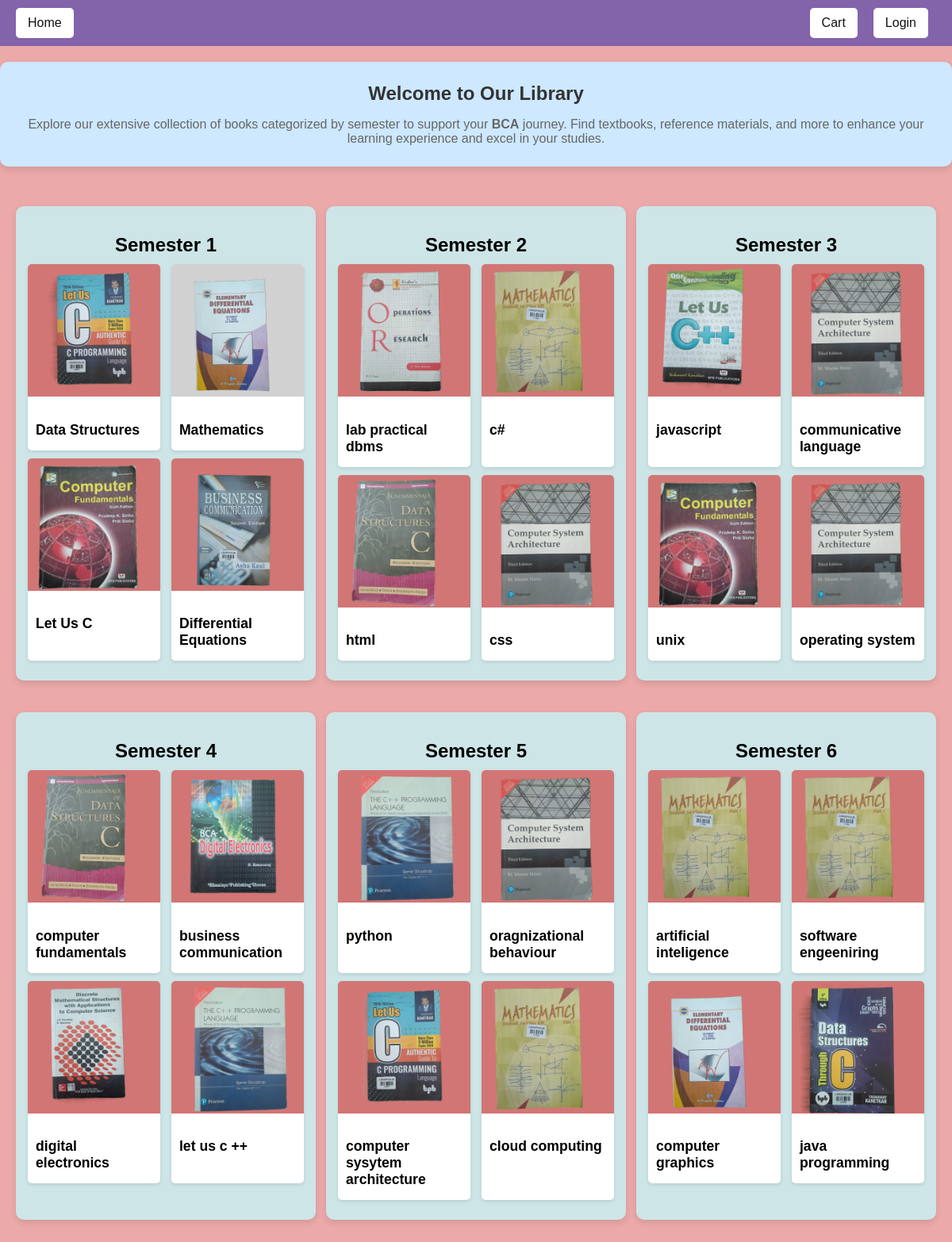
The page / on the database its author committed.
### library/models.py (models this page shows, shortened)
class Book(models.Model):
    SEMESTER_CHOICES = [
        (1, 'Semester 1'),
        (2, 'Semester 2'),
        (3, 'Semester 3'),
        (4, 'Semester 4'),
        (5, 'Semester 5'),
        (6, 'Semester 6'),
    ]
    name = models.CharField(max_length=255)
    image = models.ImageField(upload_to='img/', default='img/placeholder_book.webp')
    quantity = models.PositiveIntegerField()
    semester = models.PositiveSmallIntegerField(choices=SEMESTER_CHOICES)

### library/views.py (the view)
# urls.py: path("", home_page, name="home_page"),
def home_page(request):
    books_by_semester_half = {}
    for semester in range(1, 4):  # Assuming semesters range from 1 to 6
        books = Book.objects.filter(semester=semester)
        if books.count() > 4:
            books = books[:4]
        books_by_semester_half[semester] = books
    books_by_semester = {}
    for semester in range(4, 7):  # Assuming semesters range from 1 to 6
        books = Book.objects.filter(semester=semester)
        if books.count() > 4:
            books = books[:4]
        books_by_semester[semester] = books
    context = {
        'MEDIA_URL': settings.MEDIA_URL,
        'books_by_sem_1to3': books_by_semester_half,
        'books_by_sem_4to6': books_by_semester,
    }
    return render(request, "library/index.html", context=context)

### library/templates/library/index.html (shortened to what this page needs)
{% load static %}
<!DOCTYPE html>
<html lang="en">
<head>
    <link rel="stylesheet" href="{% static 'library/index.css'%}">
</head>
<body>
    <div class="header">
        <div class="left-section">
            <a href="{% url 'library:home_page' %}" class="home-button">Home</a>
        </div>
        <div class="right-section">
        <a href="{% url 'order:cart' %}" class="logout-button">Cart</a>
        {% if user.is_authenticated %}
        <form  action="{% url 'students:logout' %}" method="post">
                {% csrf_token %}
                <button type="submit" class="logout-button" >Logout</button>
        </form>
        {% else %}
        <form  action="{% url 'students:login' %}" method="post">
                <button type="submit" class="logout-button" >Login</button>
        </form>
        {% endif %}
        </div>
    </div>
    <div class="introduction">
        <h1>Welcome to Our Library</h1>
        <p>Explore our extensive collection of books categorized by semester to support your <strong>BCA</strong> journey.
           Find textbooks, reference materials, and more to enhance your learning experience and excel in your studies.</p>
    </div>
    <div class="container">
        <div class="row">
            {% for sem, books in books_by_sem_1to3.items %}
            <div class="semester-card">
                <a href="{% url 'library:books_details' sem %}" class="semester-card-link">
                <h2 class="semester-title">Semester {{sem}}</h2>
                <div class="books">
                    {% for book in books %}
                    <div class="book-card">
                        <img src="{{book.image.url}}" alt="Book 1">
                        <div class="book-card-body">
                            <h3 class="book-title">{{book.name}}</h3>
                        </div>
                    </div>
                    {% endfor %}
                </div>
                </a>
            </div>
            {% endfor %}
        </div>
        <div class="row">
            {% for sem, books in books_by_sem_4to6.items %}
            <div class="semester-card">
                <h2 class="semester-title">Semester {{sem}}</h2>
                <div class="books">
                    {% for book in books %}
                    <div class="book-card">
                        <img src="{{book.image.url}}" alt="Book 1">
                        <div class="book-card-body">
                            <h3 class="book-title">{{book.name}}</h3>
                        </div>
                    </div>
                    {% endfor %}
                </div>
            </div>
            {% endfor %}
        </div>
    </div>
</body>
</html>

### library/static/library/index.css (style rules this page uses)
body { font-family: Arial, sans-serif; background-color: #eba9a9; color: black; margin: 0; padding: 0; }
.container { max-width: 1200px; margin: 0 auto; padding: 20px; }
.header { background-color: #8363aa; color: white; padding: 10px 20px; display: flex; justify-content: space-between; align-items: center; }
.header .left-section { display: flex; align-items: center; }
.header .home-button { background-color: white; color: #0f1111; padding: 10px 15px; border: none; border-radius: 5px; text-decoration: none; font-size: 1em; }
.header .right-section { display: flex; align-items: center; }
.header .logout-button { background-color: white; color: #0f1111; padding: 10px 15px; border: none; border-radius: 5px; text-decoration: none; font-size: 1em; margin-left: 10px; margin-right: 10px; }
.right-section > form > button { cursor: pointer; }
.introduction { text-align: center; margin: 20px auto; padding: 10px; background-color: #cde8ff; border-radius: 10px; font-family: 'Arial', sans-serif; box-shadow: 0 4px 8px rgba(0,0,0,0.1); margin-bottom: 30px; }
.introduction h1 { font-size: 24px; color: #333; }
.introduction p { font-size: 16px; color: #666; }
.row { display: flex; flex-wrap: wrap; justify-content: space-between; margin-bottom: 20px; }
.semester-card { background-color: #cde5e7; color: black; border-radius: 10px; width: 30%; margin-bottom: 20px; box-shadow: 0 4px 8px rgba(0, 0, 0, 0.1); padding: 15px; transition: transform 0.2s; }
.semester-title { font-size: 1.5em; margin-bottom: 10px; text-align: center; }
.semester-card-link { display: block; text-decoration: none; color: inherit; }
.books { display: flex; flex-wrap: wrap; justify-content: space-between; }
.book-card { background-color: white; color: black; border-radius: 5px; width: 48%; margin-bottom: 10px; box-shadow: 0 2px 4px rgba(0, 0, 0, 0.1); }
.book-card img { width: 100%; border-top-left-radius: 5px; border-top-right-radius: 5px; }
.book-card-body { padding: 10px; }
.book-title { font-size: 1.1em; margin-bottom: 5px; }

### rows shown on the page
Book: image (picture), name "Data Structures"
Book: image (picture), name "Mathematics"
Book: image (picture), name "Let Us C"
Book: image (picture), name "Differential Equations"
Book: image (picture), name "lab practical dbms"
Book: image (picture), name "c#"
Book: image (picture), name "html"
Book: image (picture), name "css"
Book: image (picture), name "javascript"
Book: image (picture), name "communicative language"
Book: image (picture), name "unix"
Book: image (picture), name "operating system"
Book: image (picture), name "computer fundamentals"
Book: image (picture), name "business communication"
Book: image (picture), name "digital electronics"
Book: image (picture), name "let us c ++"
Book: image (picture), name "python"
Book: image (picture), name "oragnizational behaviour"
Book: image (picture), name "computer sysytem architecture"
Book: image (picture), name "cloud computing"
Book: image (picture), name "artificial inteligence"
Book: image (picture), name "software engeeniring"
Book: image (picture), name "computer graphics"
Book: image (picture), name "java programming"

### other values the page prints
{{ sem }} "1" "2" "3"
{{ sem }} "4" "5" "6"
